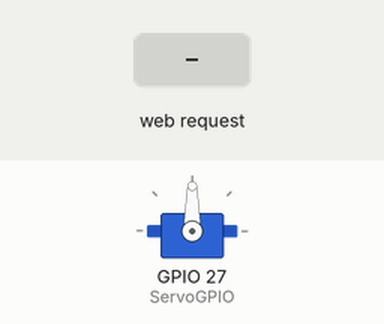
This sketch was run on a simulated ESP32. Parts: servo. The inputs (shaded band) are chosen by the test bench. WiFi joins after 1.5 s; servers stay silent unless stated; what the sketch prints to the serial monitor is not drawn.

Above: at 2.7 s.
2.8 s: HTTP request GET /?value= received
At 3.7 s:
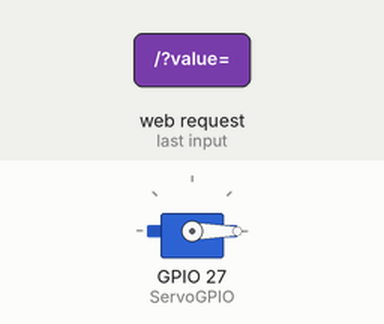
Timing chart, 0 to 5.8 s (numbered marks = the images above; inputs shaded):
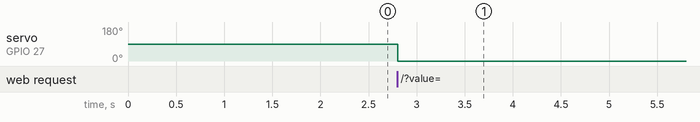

The sketch:

zaluzie.ino
```cpp
#include <WiFi.h>
#include <Servo.h>

Servo ObjServo;

static const int ServoGPIO = 27;
const char* ssid = "MenoWifi";
const char* password = "HesloWifi";


WiFiServer server(80);

String header;

String valueString = String(0);
int positon1 = 0;
int positon2 = 0;

void setup()
{
WiFi.setSleep(false);
Serial.begin(115200);
ObjServo.attach(ServoGPIO);
Serial.print("Making connection to ");
Serial.println(ssid);
WiFi.begin(ssid, password);
while (WiFi.status() != WL_CONNECTED) {
delay(500);
Serial.print(".");
}
Serial.println("");
Serial.println("WiFi connected.");
Serial.println("IP address: ");
Serial.println(WiFi.localIP());
server.begin();
}

void loop(){
WiFiClient client = server.available();
if (client)
{

String header = client.readStringUntil('\r');
client.println("HTTP/1.1 200 OK");
client.println("Content-type:text/html");
client.println("Connection: close");
client.println();

client.println("<!DOCTYPE html><html>");
client.println("<head><meta name=\"viewport\" content=\"width=device-width, initial-scale=1\">");
client.println("<link rel=\"icon\" href=\"data:,\">");

client.println("<style>body { text-align: center; font-family: \"Trebuchet MS\", Arial; margin-left:auto; margin-right:auto;}");
client.println(".slider { width: 300px; }</style>");
client.println("<script src=\"https://ajax.googleapis.com/ajax/libs/jquery/3.3.1/jquery.min.js\"></script>");

client.println("</head><body><h1>ESP32 with Servo</h1>");
client.println("<p>Position: <span id=\"servoPos\"></span></p>");
client.println("<input type=\"range\" min=\"0\" max=\"140\" class=\"slider\" id=\"servoSlider\" onchange=\"servo(this.value)\" value=\""+valueString+"\"/>");

client.println("<script>var slider = document.getElementById(\"servoSlider\");");
client.println("var servoP = document.getElementById(\"servoPos\"); servoP.innerHTML = slider.value;");
client.println("slider.oninput = function() { slider.value = this.value; servoP.innerHTML = this.value; }");
client.println("$.ajaxSetup({timeout:1000}); function servo(pos) { ");
client.println("$.get(\"/?value=\" + pos + \"&\"); {Connection: close};}</script>");

client.println("</body></html>");

if(header.indexOf("GET /?value=")>=0)
{
positon1 = header.indexOf('=');
positon2 = header.indexOf('&');
valueString = header.substring(positon1+1, positon2);

ObjServo.attach(ServoGPIO);
ObjServo.write(valueString.toInt());
if (valueString.toInt() == 0){
  delay(200);
  ObjServo.detach();
  }
else if (valueString.toInt() == 140){
delay(200);
ObjServo.detach();
  }

Serial.println(valueString);
}

header = "";
client.stop();
Serial.println("Client disconnected.");
Serial.println("");
}
}
```

Measured:
- after the input at 2.8 s, servo on GPIO 27 (ServoGPIO): 90° → 0° at once
